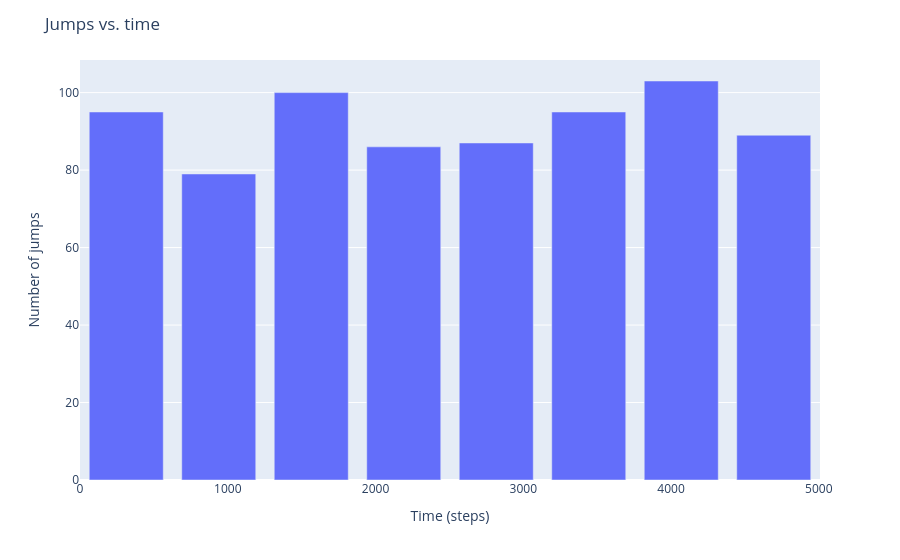

Source (notebook cell):
### Code cell
jumps.plot_jumps_vs_time()

### Figure 1 — Plotly figure (JSON) as saved in the notebook; plotly's stock layout.template omitted (floating-point values rounded to 4 significant figures)
{"data": [{"hovertemplate": "time=%{x}<br>count=%{y}<extra></extra>", "legendgroup": "", "marker": {"color": "#636efa", "pattern": {"shape": ""}}, "name": "", "orientation": "v", "showlegend": false, "textposition": "auto", "type": "bar", "x": [313.0, 939.0, 1565.0, 2191.0, 2817.0, 3443.0, 4069.0, 4695.0], "xaxis": "x", "y": [95.0, 79.0, 100.0, 86.0, 87.0, 95.0, 103.0, 89.0], "yaxis": "y"}], "layout": {"bargap": 0.2, "barmode": "relative", "legend": {"tracegroupgap": 0}, "margin": {"t": 60}, "title": {"text": "Jumps vs. time"}, "xaxis": {"anchor": "y", "domain": [0, 1], "title": {"text": "Time (steps)"}}, "yaxis": {"anchor": "x", "domain": [0, 1], "title": {"text": "Number of jumps"}}}}
